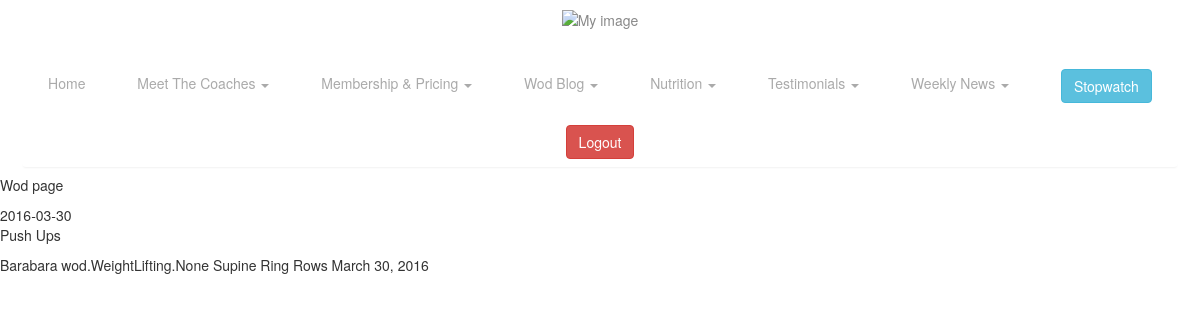
Page /wod/4/ (signed in) on the committed database.
### wod/models.py (models this page shows)
class Wod(models.Model):
    warm_up = models.TextField()
    metcon = models.TextField()
    weightlifting = models.ManyToManyField('WeightLifting')
    strength_accessory = models.TextField()
    date = models.DateField(default=datetime.now, blank=True)
    def __unicode__(self):
        return str(self.date)

### wod/views.py (the view)
# urls.py: url(r'^(?P<wod_id>[0-9]+)/$', views.wod_details, name='wod_details'),
@login_required(login_url = 'login')
def wod_details(request, wod_id):
    wod = Wod.objects.get(id=wod_id)
    return render(request, "wod/wod_page.html", {"wod": wod} )

### wod/templates/wod/wod_page.html
{% extends "core/site_base.html" %}
{% block content %}
<p>Wod page</p>
{{ wod }}
<p>{{wod.warm_up}}</p>
{{wod.metcon}}
{{wod.weightlifting}}
{{wod.strength_accessory}}
{{wod.date}}
{% endblock %}

### core/static/core/style.css (style rules this page uses)
body { background-color: #EBE8E4; color: #222; font-family: "HelveticaNeue-Light", "Helvetica Neue Light", "Helvetica Neue", Helvetica, Arial, "Lucida Grande", sans-serif; font-weight: 300; font-size: 15px; }

### rows in the picture
Wod: date "2016-03-30", warm_up "Push Ups", metcon "Barabara", weightlifting "wod.WeightLifting.None", strength_accessory "Supine Ring Rows", date "March 30, 2016"
